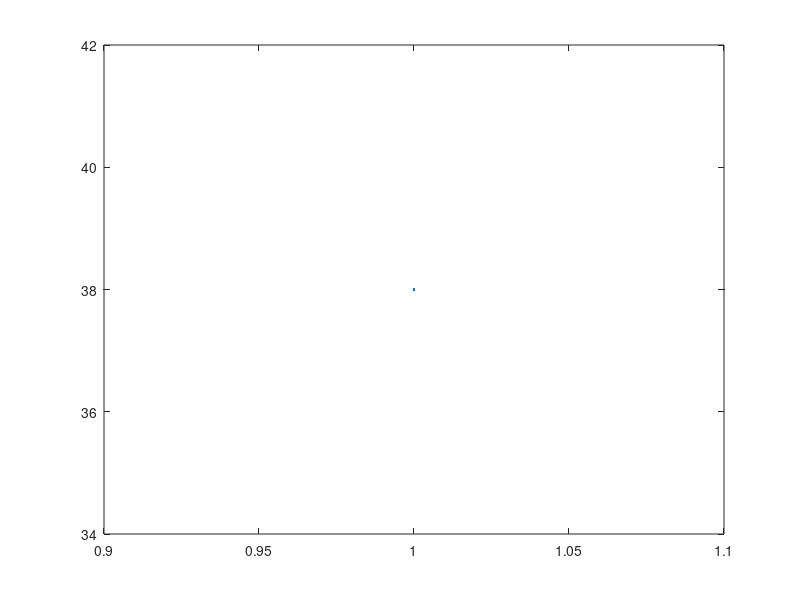

Write the MATLAB code that produced this figure. (Note: this script raises an error after producing the figure.)
DATA = csvread('24h.csv');

Dryer_P = DATA(:,1);
Dryer_Q = DATA(:,2);
DishWs_P = DATA(:,3);
DishWs_Q = DATA(:,4);
Fridge_P = DATA(:,5);
Fridge_Q = DATA(:,6);
Heatpump_P = DATA(:,7);
Heatpump_Q = DATA(:,8);
Kitchenwall_P = DATA(:,9);
Kitchenwall_Q = DATA(:,10);
TV_P = DATA(:,11);
TV_Q = DATA(:,12);
All_P = DATA(:,13);
All_Q = DATA(:,14);

figure, plot(TV_P)
hist(DishWs_P(DishWs_P>30),1000)
title('Fridge P - Histogram for states > 30W')
xlabel('Power [W]')
ylabel('Freq')
median(Heatpump_P(Heatpump_P>1400 & Heatpump_P<1900 ))
clf
figure, plot(TV_P)
for k = 1:10
    [idx, C, sumd] = kmeans(DishWs_P,k, 'Distance', 'euclidean');
    
    if k == 1
        nearest_pt = C;
    else
        a = sort(C);
        nearest_pt = min(a(2:end)-a(1:end-1));
    end
    %plot(k,nearest_pt,'*', k,sum(sumd),'+', k, min(histc(idx,unique(idx))), 'ok');
    plot(k,nearest_pt,'*', k, min(histc(idx,unique(idx))), 'ok');
    hold on;
end

k = 2; %number of states 
[idx, C] = kmedoids(Fridge_P,k, 'Distance', 'euclidean');
model = C(idx);
plot(1:length(idx),Fridge_P,1:length(idx),model)
legend('Original','Model')
title('Fridge - Original load and model')
xlabel('Time(min)')
ylabel('Power(W)')

figure,
k = 2
[idx, C, sumd] = kmedoids(TV_P(TV_P>30),k, 'Distance', 'euclidean');
C
histc(idx,unique(idx))
k = 3
[~, C, sumd] = kmedoids(TV_P(TV_P>30),k, 'Distance', 'euclidean');
C   
k = 4
[~, C, sumd] = kmedoids(TV_P(TV_P>30),k, 'Distance', 'euclidean');
C   




hist(Heatpump_P(Heatpump_P>30),1000)
title('Fridge P - Histogram for states > 30W')
xlabel('Power [W]')
ylabel('Freq')
median(Heatpump_P(Heatpump_P>1400 & Heatpump_P<1900 ))
median(Heatpump_P(Heatpump_P>2100 & Heatpump_P<2600 ))
[~, C] = kmedoids(Fridge_P(Fridge_P>30),1)


hist(Fridge_P(Fridge_P>30),1000)
title('Fridge P - Histogram for states > 30W')
xlabel('Power [W]')
ylabel('Freq')
median(Fridge_P(Fridge_P>110 & Fridge_P<160))
[~, C] = kmedoids(Fridge_P(Fridge_P>30),1)

hist(DishWs_P(DishWs_P>30),1000)
title('Dish Washer P - Histogram for states > 30W')
xlabel('Power [W]')
ylabel('Freq')
median(DishWs_P(DishWs_P>125 & DishWs_P<155))
median(DishWs_P(DishWs_P>470 & DishWs_P<515))
[~, C] = kmedoids(DishWs_P(DishWs_P>30),3, 'Distance', 'euclidean')

plot(T,Dryer_P,T,Dryer_Q)
hist(Dryer_Q(Dryer_Q>30),1000)
median(Dryer_Q(Dryer_Q>390 & Dryer_Q<440 ))


plot(T,DishWs_P,T,DishWs_Q)
hist(DishWs_Q(DishWs_Q>30),1000)
median(DishWs_Q(DishWs_Q>30 & DishWs_Q<55 ))

% Get Q data from Fridge
plot(T,Fridge_P,T,Fridge_Q)
plot(T,Fridge_Q)
hist(Fridge_Q,1000)
median(Fridge_Q(Fridge_Q>30 & Fridge_Q<55 ))


% Get Q data from Heatpump
plot(T,Heatpump_P,T,Heatpump_Q)
plot(T,Heatpump_Q)
hist(Heatpump_Q(Heatpump_P>2000 & Heatpump_P<2600 ),1000)
median(Heatpump_Q(Heatpump_P>30 & Heatpump_P<45 ))

% Get Q data from TV Entert
plot(T,TV_P,T,TV_Q)
plot(T,TV_Q)
hist(TV_Q(TV_Q>10),1000)
median(TV_Q(TV_P>180 & TV_P<370 ))